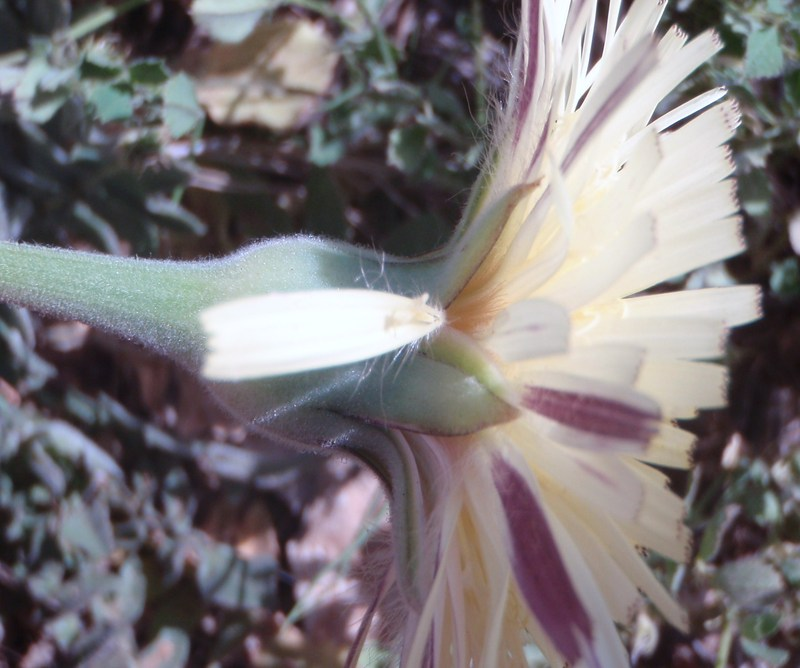
#> input picture HMIN339MProject/small_dataset_train/train/101265.jpg, 800 x 668 px; its folder holds only this picture in this run
$ jupyter execute --allow-errors Untitled.ipynb   (older library calls are emulated)
#> lines starting #> are read from the running program, lines starting #| are printed output that depends on the picture
# HMIN339 :Méthodes Avancées de la Science de données

## **`Réconnaissance Visuelle de Plantes`**

### Object du Project :
Réconnaissance d'espèces de plantes à partir de photos

### Jeu de Départ :
3474 images appartenant à 50 espèces différentes

### Encadrement :
* **`Konstantin TODOROV`**
* **`Pascal PONCELET`**

### Fait par :
* **`BEYA NTUMBA Joel`**
* **`MINKO AMOA Dareine`**
* **`QUENETTE Christophe`**
* **`SHAQURA Tasnim`**

[cell 1]
import os
import glob
import json
import csv
import cv2
from PIL import Image
from matplotlib import pyplot
import numpy as np
import pandas as pd
import xml.etree.ElementTree as et
from skimage.feature import hog
from skimage import data, exposure
import matplotlib.pyplot as plt
import matplotlib.image as mpimg

[cell 2]
def xml_to_csv(path):
    xml_list = []
    for xml_file in glob.glob(path + '/*.xml'):
        tree = et.parse(xml_file)
        root = tree.getroot()
        value = (int(root.find('ObservationId').text),
                 int(root.find('MediaId').text),
                 float(root.find('Vote').text),
                 root.find('Content').text,
                 int(root.find('ClassId').text),
                 root.find('Family').text,
                 root.find('Genus').text,
                 root.find('Species').text,
                 root.find('Location').text,
                 root.find('Date').text
                 )
        xml_list.append(value)
    column_name = ['ObservationId', 'MediaId', 'Vote', 'Content', 'ClassId', 'Family', 'Genus', 'Species','Location','Date']
    xml_df = pd.DataFrame(xml_list, columns=column_name)
    return xml_df


def main():
    image_path = os.path.join(os.getcwd(), 'small_dataset_train/train')
    xml_df = xml_to_csv(image_path)
    xml_df.to_csv('Flowers.csv', index=None)
    print('Successfully converted xml to csv.')

main()

[cell 3]
df = pd.read_csv('flowers.csv')
#> (reads HMIN339MProject/flowers.csv from the repository)
df.head()

[cell 4]
df.describe()

[cell 5]
len(df['Species'].value_counts())

[cell 6]
# [16 lines left out: function group_plants_species, not called in this run]

[cell 7]
image_path = os.path.join(os.getcwd(), 'small_dataset_train/train')
image_files = [os.path.basename(os.path.join(image_path, file))
         for file in os.listdir(image_path) if      file.endswith('.jpg')]

fileIds = []
for image_file in image_files:
    fileId = image_file.split('.')[0]
    fileIds.append(fileId)


# Creation of the Images Dataframe
df2 = pd.DataFrame({
    'filename': image_files,
    'MediaId': fileIds
})

# Conversion of types of MediaId rows from 'object' to 'int64'
df2["MediaId"] = pd.to_numeric(df2["MediaId"])

df2.head()

[cell 8]
df3 = pd.merge(df, df2, on='MediaId', how='inner')
df3[['MediaId','Species','filename']].head()

[cell 9]
# Copy of initial dataframe
data = df3.copy()

# Deleting non-useful columns
data=data.drop(['ObservationId', 'MediaId', 'Vote', 'Content',
                'ClassId', 'Family', 'Genus','Location','Date'],
axis=1)

data.head()

[cell 10]
## function to load folder into arrays and then it returns that same array
def loadImages():
    # Put files into lists and return them as one list of size 4
    image_path = os.path.join(os.getcwd(), 'small_dataset_train/train')
    image_files = [os.path.join(image_path, file)
         for file in os.listdir(image_path) if      file.endswith('.jpg')]

    return image_files

image_files = loadImages()

#> (a cell that did not finish here is left out)

[cell 12]
##### Display one image
# [4 lines left out: function display_one, not called in this run]

[cell 13]
image_path = os.path.join(os.getcwd(), 'small_dataset_train/train')
image_files = [os.path.basename(os.path.join(image_path, file))
         for file in os.listdir(image_path) if      file.endswith('.jpg')]

fileIds = []
for image_file in image_files:
    fileId = image_file.split('.')[0]
    fileIds.append(fileId)


# Creation of the Images Dataframe
df2 = pd.DataFrame({
    'filename': image_files,
    'MediaId': fileIds
})

# Conversion of types of MediaId rows from 'object' to 'int64'
df2["MediaId"] = pd.to_numeric(df2["MediaId"])

df2.head()

[cell 14]
datafd=[]
def xml_to_csv(path):
    xml_list = []
    for xml_file in glob.glob(path + '/*.xml'):
        tree = et.parse(xml_file)
        root = tree.getroot()
        value = (int(root.find('ObservationId').text),
                 int(root.find('MediaId').text),
                 float(root.find('Vote').text),
                 root.find('Content').text,
                 int(root.find('ClassId').text),
                 root.find('Family').text,
                 root.find('Genus').text,
                 root.find('Species').text,
                 root.find('Location').text,
                 root.find('Date').text
                 )
        xml_list.append(value)
    column_name = ['ObservationId', 'MediaId', 'Vote', 'Content', 'ClassId', 'Family', 'Genus', 'Species','Location','Date']
    xml_df = pd.DataFrame(xml_list, columns=column_name)
    return xml_df

def main():
    image_path = os.path.join(os.getcwd(), 'small_dataset_train/train')
    xml_df = xml_to_csv(image_path)
    xml_df.to_csv('flowers.csv', index=None)
    print('Successfully converted xml to csv.')

main()

[cell 15]
temp = pd.read_csv('flowers.csv')
df = temp.sort_values(['MediaId'], ascending=True)
temp.head()

[cell 16]
# load all images in a directory

def loadImages():
    image_files = sorted([os.path.join('small_dataset_train/train', file)
         for file in os.listdir('small_dataset_train/train') if      file.endswith('.jpg')])
    return image_files

[cell 17]
def reloadImages():
    i =[]
    image_files = sorted([os.path.join('small_dataset_train/train/', file)
         for file in os.listdir('small_dataset_train/train/') if      file.endswith('.png')])
    for image in sorted(image_files):
        i.append(Image.open(image))
    return i

[cell 18]
def processing(dataI):
    for i in dataI[:10]:
        img = Image.open(i)
#> img is the input picture: PIL image 800x668 RGB; mean R, G, B 123.8, 118.5, 120.8
        temp= i.split('.')
        new_image = img.resize((220, 220))
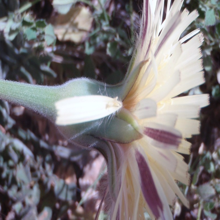
#> new_image: PIL image 220x220 RGB; mean R, G, B 123.8, 118.5, 120.8
        greyscale_image = new_image.convert('L')
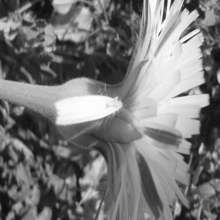
#> greyscale_image: PIL image 220x220 L; min 11, max 254, mean 120.3
       # croppedIm = greyscale_image.crop((290, 250, 650, 650))
        name = str(temp[0])+'.png'
       # croppedIm.save(name)
        greyscale_image.save(name)
